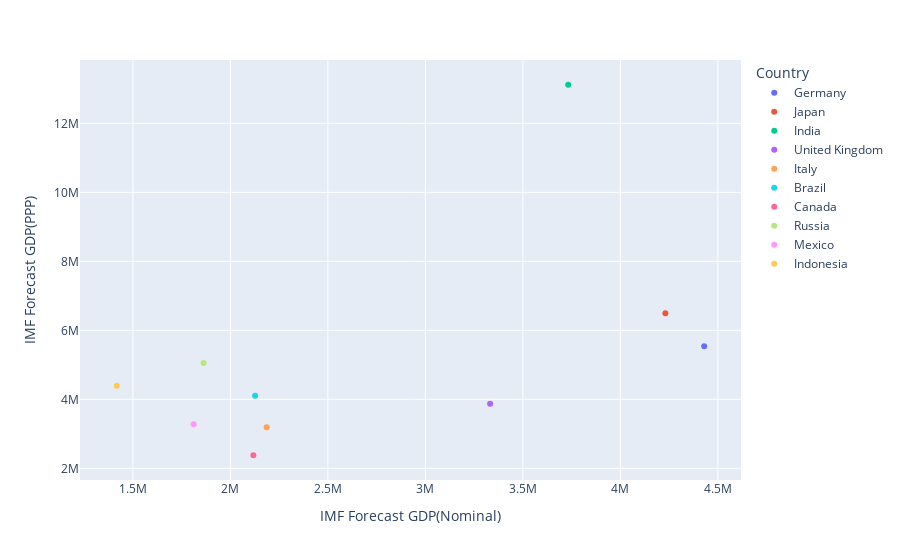

The cell this chart's notebook holds for it:
### Code cell
fig = px.scatter(snom, x = 'IMF Forecast GDP(Nominal)', y ='IMF Forecast GDP(PPP)', color ='Country')
fig.show()

### Figure 1 — Plotly figure (JSON) as saved in the notebook; plotly's stock layout.template omitted (floating-point values rounded to 4 significant figures)
{"data": [{"hovertemplate": "Country=Germany<br>IMF Forecast GDP(Nominal)=%{x}<br>IMF Forecast GDP(PPP)=%{y}<extra></extra>", "legendgroup": "Germany", "marker": {"color": "#636efa", "symbol": "circle"}, "mode": "markers", "name": "Germany", "orientation": "v", "showlegend": true, "type": "scatter", "x": [4429838], "xaxis": "x", "y": [5537992], "yaxis": "y"}, {"hovertemplate": "Country=Japan<br>IMF Forecast GDP(Nominal)=%{x}<br>IMF Forecast GDP(PPP)=%{y}<extra></extra>", "legendgroup": "Japan", "marker": {"color": "#EF553B", "symbol": "circle"}, "mode": "markers", "name": "Japan", "orientation": "v", "showlegend": true, "type": "scatter", "x": [4230862], "xaxis": "x", "y": [6495214], "yaxis": "y"}, {"hovertemplate": "Country=India<br>IMF Forecast GDP(Nominal)=%{x}<br>IMF Forecast GDP(PPP)=%{y}<extra></extra>", "legendgroup": "India", "marker": {"color": "#00cc96", "symbol": "circle"}, "mode": "markers", "name": "India", "orientation": "v", "showlegend": true, "type": "scatter", "x": [3732224], "xaxis": "x", "y": [13119622], "yaxis": "y"}, {"hovertemplate": "Country=United Kingdom<br>IMF Forecast GDP(Nominal)=%{x}<br>IMF Forecast GDP(PPP)=%{y}<extra></extra>", "legendgroup": "United Kingdom", "marker": {"color": "#ab63fa", "symbol": "circle"}, "mode": "markers", "name": "United Kingdom", "orientation": "v", "showlegend": true, "type": "scatter", "x": [3332059], "xaxis": "x", "y": [3871790], "yaxis": "y"}, {"hovertemplate": "Country=Italy<br>IMF Forecast GDP(Nominal)=%{x}<br>IMF Forecast GDP(PPP)=%{y}<extra></extra>", "legendgroup": "Italy", "marker": {"color": "#FFA15A", "symbol": "circle"}, "mode": "markers", "name": "Italy", "orientation": "v", "showlegend": true, "type": "scatter", "x": [2186082], "xaxis": "x", "y": [3193180], "yaxis": "y"}, {"hovertemplate": "Country=Brazil<br>IMF Forecast GDP(Nominal)=%{x}<br>IMF Forecast GDP(PPP)=%{y}<extra></extra>", "legendgroup": "Brazil", "marker": {"color": "#19d3f3", "symbol": "circle"}, "mode": "markers", "name": "Brazil", "orientation": "v", "showlegend": true, "type": "scatter", "x": [2126809], "xaxis": "x", "y": [4101022], "yaxis": "y"}, {"hovertemplate": "Country=Canada<br>IMF Forecast GDP(Nominal)=%{x}<br>IMF Forecast GDP(PPP)=%{y}<extra></extra>", "legendgroup": "Canada", "marker": {"color": "#FF6692", "symbol": "circle"}, "mode": "markers", "name": "Canada", "orientation": "v", "showlegend": true, "type": "scatter", "x": [2117805], "xaxis": "x", "y": [2378973], "yaxis": "y"}, {"hovertemplate": "Country=Russia<br>IMF Forecast GDP(Nominal)=%{x}<br>IMF Forecast GDP(PPP)=%{y}<extra></extra>", "legendgroup": "Russia", "marker": {"color": "#B6E880", "symbol": "circle"}, "mode": "markers", "name": "Russia", "orientation": "v", "showlegend": true, "type": "scatter", "x": [1862470], "xaxis": "x", "y": [5056479], "yaxis": "y"}, {"hovertemplate": "Country=Mexico<br>IMF Forecast GDP(Nominal)=%{x}<br>IMF Forecast GDP(PPP)=%{y}<extra></extra>", "legendgroup": "Mexico", "marker": {"color": "#FF97FF", "symbol": "circle"}, "mode": "markers", "name": "Mexico", "orientation": "v", "showlegend": true, "type": "scatter", "x": [1811468], "xaxis": "x", "y": [3277601], "yaxis": "y"}, {"hovertemplate": "Country=Indonesia<br>IMF Forecast GDP(Nominal)=%{x}<br>IMF Forecast GDP(PPP)=%{y}<extra></extra>", "legendgroup": "Indonesia", "marker": {"color": "#FECB52", "symbol": "circle"}, "mode": "markers", "name": "Indonesia", "orientation": "v", "showlegend": true, "type": "scatter", "x": [1417387], "xaxis": "x", "y": [4393370], "yaxis": "y"}], "layout": {"legend": {"title": {"text": "Country"}, "tracegroupgap": 0}, "margin": {"t": 60}, "xaxis": {"anchor": "y", "domain": [0, 1], "title": {"text": "IMF Forecast GDP(Nominal)"}}, "yaxis": {"anchor": "x", "domain": [0, 1], "title": {"text": "IMF Forecast GDP(PPP)"}}}}
